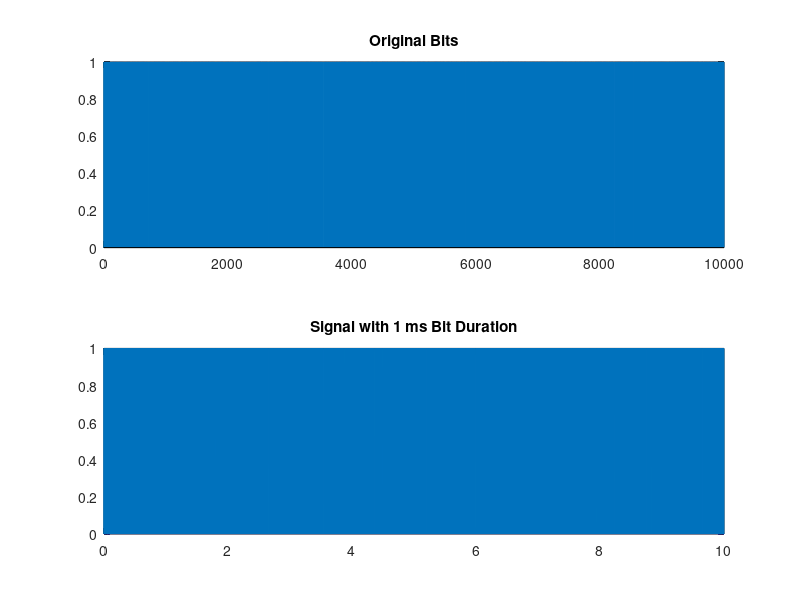
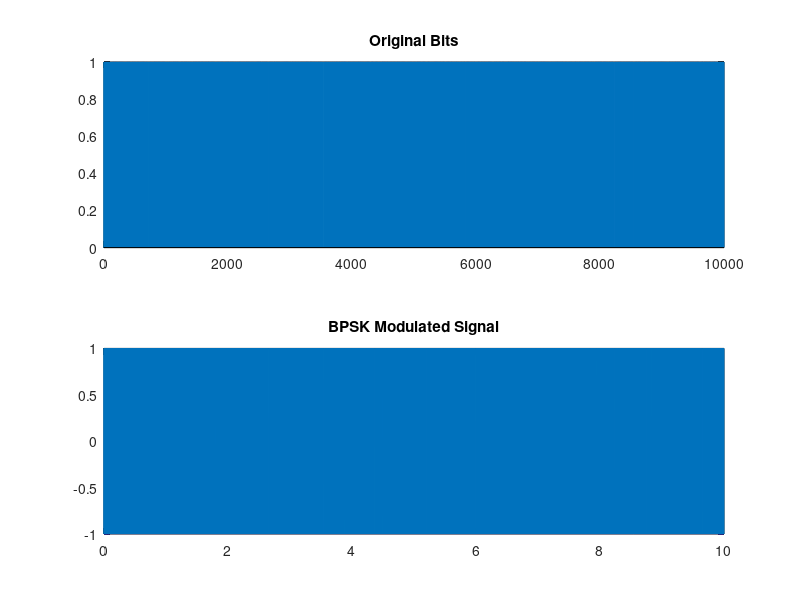
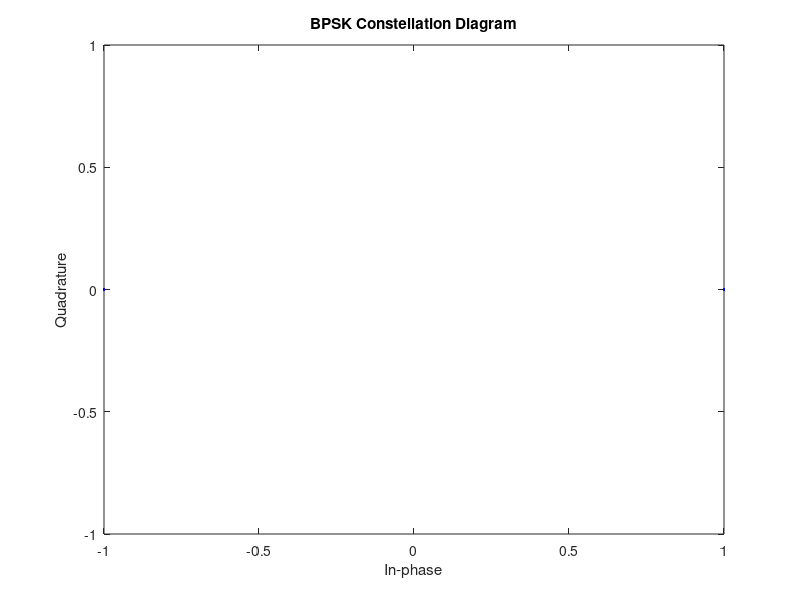

Source code (MATLAB) for these figures, in order: (Note: this script raises an error after producing the figures.)
clc;
clear all;
close all;
%% signal generation
%%
N_bits = 10000;
bit_duration = 1e-3;
samples_per_bit = 10;
bits = randi([0 1], 1, N_bits);
%% reshaping
%%
signal = repelem(bits, samples_per_bit);
%% creating time vector
%%
fs = 1 / (bit_duration/samples_per_bit);
time = 0:1/fs:(length(bits)*bit_duration) - 1/fs;
%% figures
%%
figure;
subplot(2,1,1);
stem(bits, 'Marker', 'none');
title('Original Bits');
subplot(2,1,2);
plot(time, signal);
title('Signal with 1 ms Bit Duration');
%% modulation (B-PSK)
%%
fc = 10000; % Adjust the carrier frequency based on your requirements
mxsig = zeros(1, length(signal));
for i=1:length(signal)
    if signal(1,i) == 0
        mxsig(1,i) = cos(2*pi*fc*time(i)) ;
    else
        mxsig(1,i) = cos(2*pi*fc*time(i)+pi);
    end
end 
%% figures
%%
figure;
subplot(2,1,1);
stem(bits, 'Marker', 'none');
title('Original Bits');
subplot(2,1,2);
plot(time, mxsig);
title('BPSK Modulated Signal');
scatterplot(mxsig, 1, 0, 'b.');
title('BPSK Constellation Diagram');
%% channel model
%%
channel_response = [0.05 0.1 0.2 0.9 0.3 0.1 0.05]; % channel 1. for channel 1, 5-tap filter is ideal
% channel_response = [0.2 0.9 0.3]; % channel 1
% channel_response = [0.1 0.2 0.1]; % channel 2
% channel_response = [0.1 0.16 0.27 0.15 0.1]; % channel 3
chan_out = conv(mxsig,channel_response);
Eb_N0_dB = 10;
%% noise addition
%%
pavg = sum(abs(mxsig).^2)/length(mxsig);
snr_lin = 10^(0.1*Eb_N0_dB);
var_noise = pavg/snr_lin;
noise = sqrt(var_noise)*randn(1,length(chan_out));
noisy_out = chan_out + noise; % additive white gaussian noise
%% zero-forcing
%%
z_channel_zf = ztrans(channel_response);
















